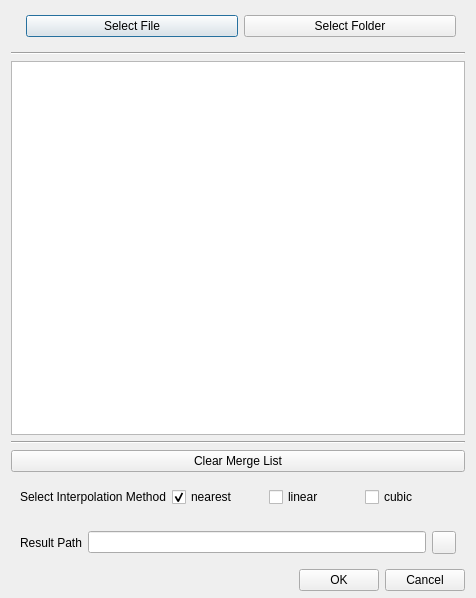
<?xml version="1.0" encoding="UTF-8"?>
<ui version="4.0">
 <class>rasterMergeDialog</class>
 <widget class="QDialog" name="rasterMergeDialog">
  <property name="geometry">
   <rect>
    <x>0</x>
    <y>0</y>
    <width>476</width>
    <height>598</height>
   </rect>
  </property>
  <property name="windowTitle">
   <string>Raster Merge Parameter Settings</string>
  </property>
  <layout class="QVBoxLayout" name="verticalLayout">
   <property name="spacing">
    <number>6</number>
   </property>
   <property name="topMargin">
    <number>6</number>
   </property>
   <property name="bottomMargin">
    <number>7</number>
   </property>
   <item>
    <widget class="CardWidget" name="CardWidget_5">
     <layout class="QHBoxLayout" name="horizontalLayout_4">
      <item>
       <widget class="PrimarySplitPushButton" name="selectLayerSPB">
        <property name="sizePolicy">
         <sizepolicy hsizetype="Fixed" vsizetype="Fixed">
          <horstretch>0</horstretch>
          <verstretch>0</verstretch>
         </sizepolicy>
        </property>
        <property name="text_" stdset="0">
         <string>Select Layer</string>
        </property>
       </widget>
      </item>
      <item>
       <widget class="PrimaryPushButton" name="selectFilePB">
        <property name="sizePolicy">
         <sizepolicy hsizetype="Preferred" vsizetype="Fixed">
          <horstretch>0</horstretch>
          <verstretch>0</verstretch>
         </sizepolicy>
        </property>
        <property name="text">
         <string>Select File</string>
        </property>
       </widget>
      </item>
      <item>
       <widget class="PrimaryPushButton" name="selectDirPB">
        <property name="sizePolicy">
         <sizepolicy hsizetype="Preferred" vsizetype="Fixed">
          <horstretch>0</horstretch>
          <verstretch>0</verstretch>
         </sizepolicy>
        </property>
        <property name="text">
         <string>Select Folder</string>
        </property>
       </widget>
      </item>
     </layout>
    </widget>
   </item>
   <item>
    <widget class="Line" name="line_2">
     <property name="orientation">
      <enum>Qt::Horizontal</enum>
     </property>
    </widget>
   </item>
   <item>
    <widget class="ListView" name="ListView"/>
   </item>
   <item>
    <widget class="Line" name="line">
     <property name="orientation">
      <enum>Qt::Horizontal</enum>
     </property>
    </widget>
   </item>
   <item>
    <widget class="PrimaryPushButton" name="clearListViewPb">
     <property name="sizePolicy">
      <sizepolicy hsizetype="Preferred" vsizetype="Fixed">
       <horstretch>0</horstretch>
       <verstretch>0</verstretch>
      </sizepolicy>
     </property>
     <property name="text">
      <string>Clear Merge List</string>
     </property>
    </widget>
   </item>
   <item>
    <widget class="CardWidget" name="CardWidget_6">
     <layout class="QHBoxLayout" name="horizontalLayout_6">
      <item>
       <widget class="BodyLabel" name="BodyLabel_5">
        <property name="text">
         <string>Select Interpolation Method</string>
        </property>
       </widget>
      </item>
      <item>
       <widget class="CheckBox" name="nearestCHB">
        <property name="text">
         <string>nearest</string>
        </property>
        <property name="checked">
         <bool>true</bool>
        </property>
       </widget>
      </item>
      <item>
       <widget class="CheckBox" name="linearCHB">
        <property name="text">
         <string>linear</string>
        </property>
       </widget>
      </item>
      <item>
       <widget class="CheckBox" name="cubicCHB">
        <property name="text">
         <string>cubic</string>
        </property>
       </widget>
      </item>
     </layout>
    </widget>
   </item>
   <item>
    <widget class="CardWidget" name="CardWidget">
     <property name="layoutDirection">
      <enum>Qt::LeftToRight</enum>
     </property>
     <layout class="QHBoxLayout" name="horizontalLayout">
      <item>
       <widget class="BodyLabel" name="BodyLabel_4">
        <property name="text">
         <string>Result Path</string>
        </property>
       </widget>
      </item>
      <item>
       <widget class="LineEdit" name="saveLE">
        <property name="readOnly">
         <bool>true</bool>
        </property>
       </widget>
      </item>
      <item>
       <widget class="ToolButton" name="selectSaveFilePB"/>
      </item>
     </layout>
    </widget>
   </item>
   <item>
    <layout class="QHBoxLayout" name="horizontalLayout_8">
     <item>
      <spacer name="horizontalSpacer">
       <property name="orientation">
        <enum>Qt::Horizontal</enum>
       </property>
       <property name="sizeHint" stdset="0">
        <size>
         <width>40</width>
         <height>20</height>
        </size>
       </property>
      </spacer>
     </item>
     <item>
      <widget class="PushButton" name="runPB">
       <property name="text">
        <string>OK</string>
       </property>
      </widget>
     </item>
     <item>
      <widget class="PushButton" name="cancelPB">
       <property name="text">
        <string>Cancel</string>
       </property>
      </widget>
     </item>
    </layout>
   </item>
  </layout>
 </widget>
 <customwidgets>
  <customwidget>
   <class>CheckBox</class>
   <extends>QCheckBox</extends>
   <header>qfluentwidgets</header>
  </customwidget>
  <customwidget>
   <class>PushButton</class>
   <extends>QPushButton</extends>
   <header>qfluentwidgets</header>
  </customwidget>
  <customwidget>
   <class>PrimaryPushButton</class>
   <extends>PushButton</extends>
   <header>qfluentwidgets</header>
  </customwidget>
  <customwidget>
   <class>SplitPushButton</class>
   <extends>QWidget</extends>
   <header>qfluentwidgets</header>
  </customwidget>
  <customwidget>
   <class>PrimarySplitPushButton</class>
   <extends>SplitPushButton</extends>
   <header>qfluentwidgets</header>
  </customwidget>
  <customwidget>
   <class>ToolButton</class>
   <extends>QToolButton</extends>
   <header>qfluentwidgets</header>
  </customwidget>
  <customwidget>
   <class>CardWidget</class>
   <extends>QFrame</extends>
   <header>qfluentwidgets</header>
   <container>1</container>
  </customwidget>
  <customwidget>
   <class>BodyLabel</class>
   <extends>QLabel</extends>
   <header>qfluentwidgets</header>
  </customwidget>
  <customwidget>
   <class>LineEdit</class>
   <extends>QLineEdit</extends>
   <header>qfluentwidgets</header>
  </customwidget>
  <customwidget>
   <class>ListView</class>
   <extends>QListView</extends>
   <header>qfluentwidgets</header>
  </customwidget>
 </customwidgets>
 <resources/>
 <connections/>
</ui>
